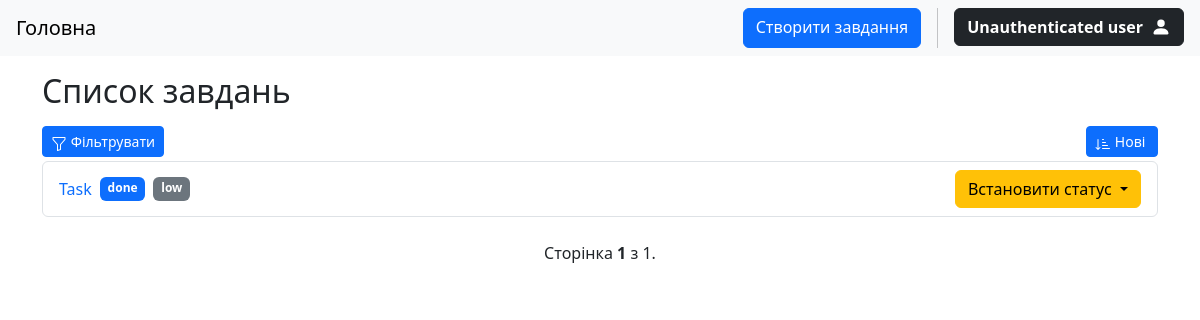
/, run on an earlier commit of the app's database.
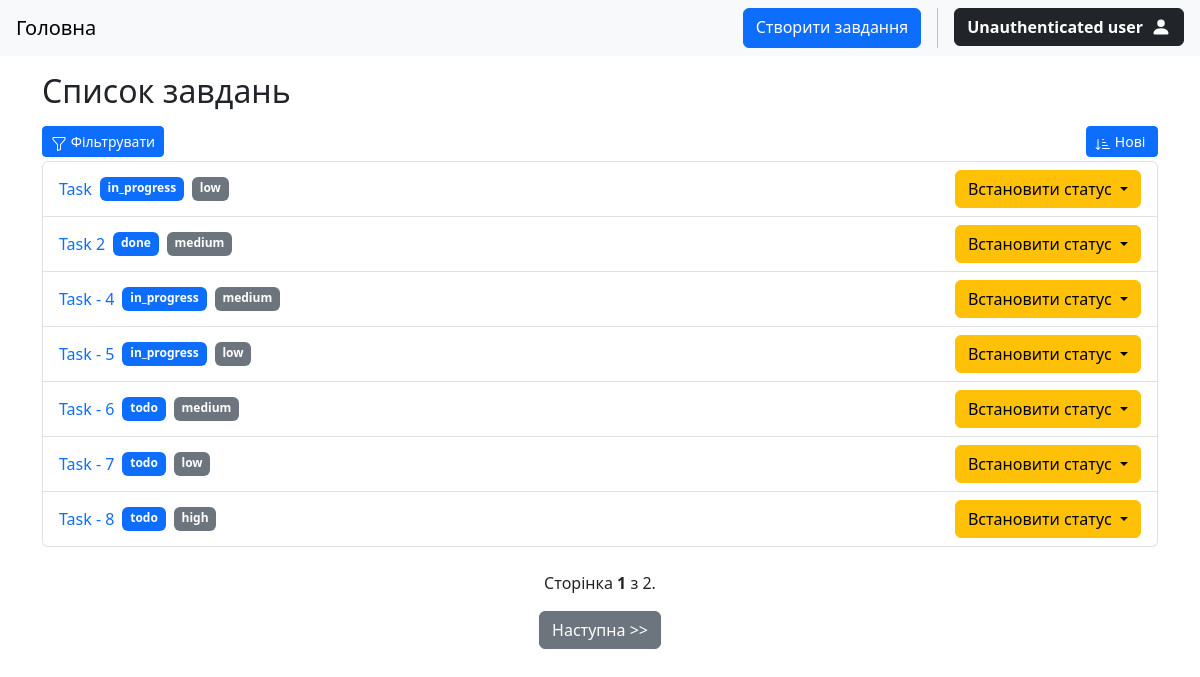
And on a later commit of the database.
### tasks/models.py (models this page shows, shortened)
class Task(models.Model):
    STATUS_CHOICES = (
        ("todo", "To Do"),
        ("in_progress", "In Progress"),
        ("done", "Done")
    )
    PRIORITY_CHOICES = (
        ("low", "Low"),
        ("medium", "Medium"),
        ("high", "High")
    )
    title = models.CharField(max_length=256)
    description = models.TextField()
    status = models.CharField(max_length=20, choices=STATUS_CHOICES, default="todo")
    priority = models.CharField(max_length=20, choices=PRIORITY_CHOICES, default="medium")
    due_date = models.DateField(null=True, blank=True)
    creator = models.ForeignKey(User, on_delete=models.CASCADE, related_name="tasks")
    created = models.DateTimeField(auto_now_add=True)
    class Meta:
        ordering = ["-due_date", "-created", ]

### tasks/views.py (the view)
# urls.py: path("", views.TaskListView.as_view(), name="task-list"),
class TaskListView(ListView):
    model = models.Task
    context_object_name = "tasks"
    template_name = "tasks/task_list.html"
    paginate_by = 7
    def get(self, request, *args, **kwargs) -> HttpResponse:
        return super().get(request, *args, **kwargs)
    def get_queryset(self):
        queryset = super().get_queryset()
        status = self.request.GET.get("status", "")
        priority = self.request.GET.get("priority", "")
        from_date = self.request.GET.get("from_date", "")
        to_date = self.request.GET.get("to_date", "")
        if from_date:
            from_date = datetime.date.fromisoformat(from_date)
            queryset = queryset.filter(due_date__gte=from_date)
        if to_date:
            to_date = datetime.date.fromisoformat(to_date)
            queryset = queryset.filter(due_date__lte=to_date)
        if status:
            queryset = queryset.filter(status=status)
        if priority:
            queryset = queryset.filter(priority=priority)
        sort = self.request.GET.get("sort", "")
        if sort == "oldest":
            queryset = queryset.reverse()
        return queryset
    def get_context_data(self, **kwargs):
        context = super().get_context_data(**kwargs)
        context["form"] = TaskFilterForm(self.request.GET)
        get_data = dict(self.request.GET.items())
        if "page" in get_data.keys():
            del get_data["page"]
        filters = ""
        for filter, value in get_data.items():
            filters += f"{filter}={value}&"
        context["filters"] = filters
        return context

### templates/tasks/task_list.html (shortened to what this page needs)
{% extends 'base.html' %}
{% block content%}
    <div class="container mt-3">
        <h2 class="mb-3">Список завдань</h2>
        <div class="d-flex justify-content-between">
            <a class="btn btn-sm btn-primary w-auto mb-1" data-bs-toggle="collapse" href="#filter-form" role="button" aria-expanded="false" aria-controls="filter-form">
                Фільтрувати
            </a>
            <form action="" method="get">
                {% if request.GET.sort == 'newest' or 'sort' not in request.GET %}
                    <button type="submit" class="btn btn-sm btn-primary">
                        Нові
                    </button>
                {% endif %}
            </form>
        </div>
        <ul class="list-group">
            {% for task in tasks %}
                <li class="list-group-item d-flex justify-content-between align-items-center">
                    <div class="d-flex h-25 gap-2">
                        <a href="{% url 'tasks:task-detail' task.pk %}" class="link link-underline link-underline-opacity-0">{{task.title}}</a>
                        <span class="badge bg-primary">{{task.status}}</span>
                        <span class="badge bg-secondary">{{task.priority}}</span>
                    </div>
                    <div class="dropdown">
                        <button class="btn btn-warning dropdown-toggle" type="button" data-bs-toggle="dropdown" aria-expanded="false">
                          Встановити статус
                        </button>
                    </div>
                </li>
            {% empty %}
                <li class="list-group-item d-flex justify-content-center">
                    <span>Завдань не знайдено.</span>
                </li>
            {% endfor %}
        </ul>
        <div class="container my-4 d-flex justify-content-center">
            <div class="d-flex align-items-center flex-column">
                <p>Сторінка <b>{{page_obj.number}}</b> з {{page_obj.paginator.num_pages}}.</p>
                <div class="button-group">
                    {% if page_obj.has_next %}
                        <a class="btn btn-secondary" href="?{{filters}}page={{ page_obj.next_page_number }}">Наступна >></a>
                    {% endif %}
                </div>
            </div>
        </div>
    </div>
{% endblock %}

### templates/base.html (shortened to what this page needs)
<!DOCTYPE html>
<html lang="en">
<head>
    <link rel="stylesheet" href="https://cdn.jsdelivr.net/npm/bootstrap@5.3.3/dist/css/bootstrap.min.css">
</head>
<body>
    <nav class="navbar navbar-expand-lg navbar-light bg-light">
        <div class="d-flex justify-content-between w-100">
            <a href="{% url 'tasks:task-list' %}" class="navbar-brand mx-3">Головна</a>
            <div class="d-flex me-3 gap-3">
                <a href="{% url 'tasks:task-create' %}" class="btn btn-primary">Cтворити завдання</a>
                <div class="dropdown">
                    <button class="btn btn-dark" type="button" data-bs-toggle="dropdown" aria-expanded="false">
                        <div class="d-flex flex-row align-items-center gap-2">
                            {% if request.user.is_authenticated %}
                                {% if request.user.username|length <= 21 %}
                                    {{request.user.username}}
                                {% else %}
                                    {{request.user.username|slice:18}}...
                                {% endif %}
                                <svg xmlns="http://www.w3.org/2000/svg" width="20" height="20" fill="currentColor" class="bi bi-person-fill-lock" viewBox="0 0 16 16">
                                    <path d="M11 5a3 3 0 1 1-6 0 3 3 0 0 1 6 0m-9 8c0 1 1 1 1 1h5v-1a2 2 0 0 1 .01-.2 4.49 4.49 0 0 1 1.534-3.693Q8.844 9.002 8 9c-5 0-6 3-6 4m7 0a1 1 0 0 1 1-1v-1a2 2 0 1 1 4 0v1a1 1 0 0 1 1 1v2a1 1 0 0 1-1 1h-4a1 1 0 0 1-1-1zm3-3a1 1 0 0 0-1 1v1h2v-1a1 1 0 0 0-1-1"/>
                                </svg>
                            {% else %}
                                <strong>Unauthenticated user</strong>
                                <svg xmlns="http://www.w3.org/2000/svg" width="20" height="20" fill="currentColor" class="bi bi-person-fill h-100" viewBox="0 0 16 16">
                                    <path d="M3 14s-1 0-1-1 1-4 6-4 6 3 6 4-1 1-1 1zm5-6a3 3 0 1 0 0-6 3 3 0 0 0 0 6"/>
                                </svg>
                            {% endif %}
                        </div>
                    </button>
                </div>
            </div>
        </div>
    </nav>
    {% block content %}
    {% endblock %}
</body>
</html>

What changed in the data, as far as the page shows it:
changed Task "Task": status "done" → "in_progress"
added Task: title "Task 2", status "done", priority "medium"
added Task: title "Task - 4", status "in_progress", priority "medium"
added Task: title "Task - 5", status "in_progress", priority "low"
added Task: title "Task - 6", status "todo", priority "medium"
added Task: title "Task - 7", status "todo", priority "low"
added Task: title "Task - 8", status "todo", priority "high"
Also different on the page:
{{ page_obj.paginator.num_pages }}: "1" → "2"
text now shown: "Наступна >>"
